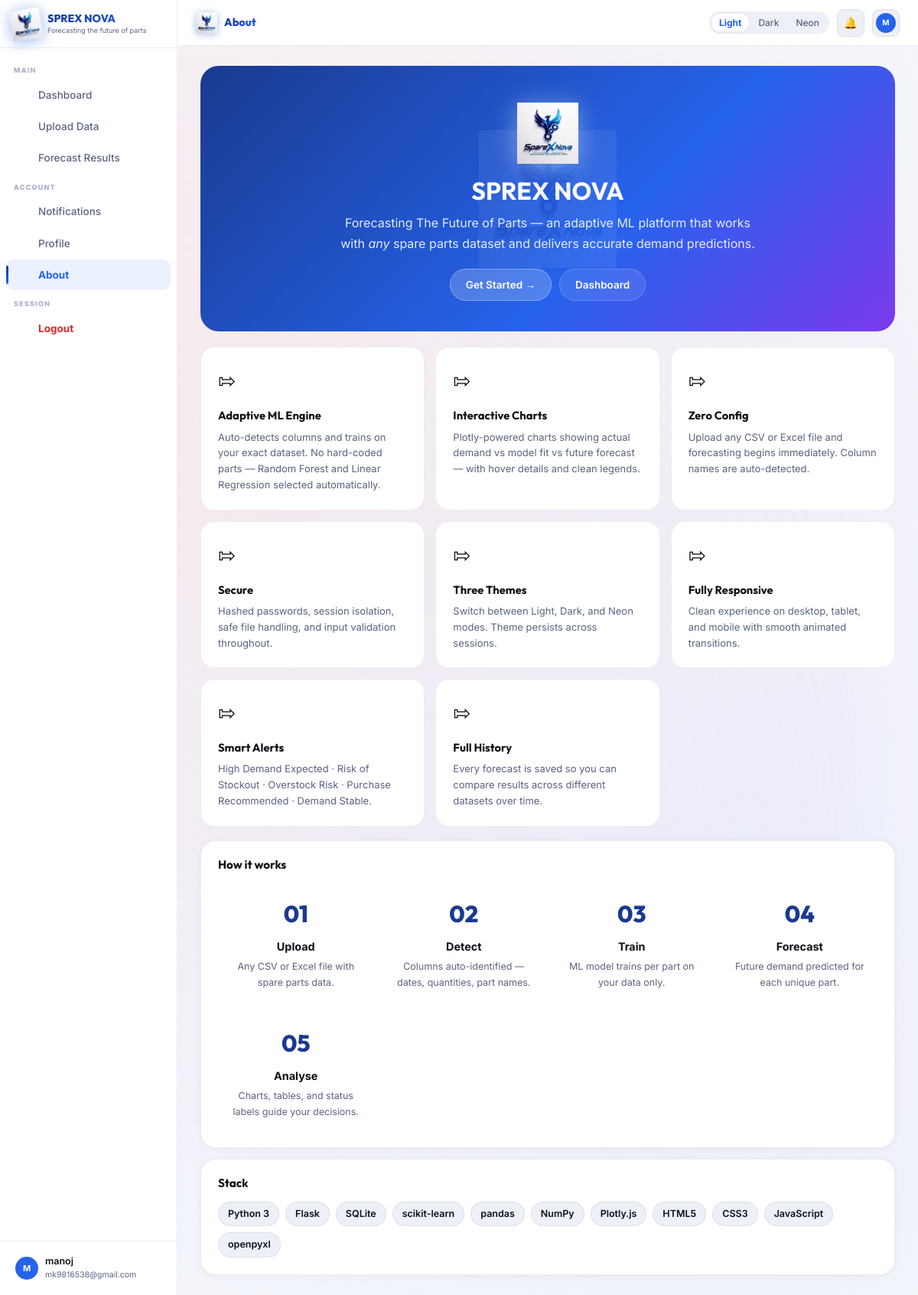
The app's page /about (signed in) with its own data.
### app.py (models this page shows)
class User(db.Model):
    id=db.Column(db.Integer,primary_key=True); name=db.Column(db.String(120),nullable=False)
    email=db.Column(db.String(200),unique=True,nullable=False); password=db.Column(db.String(256),nullable=False)
    company=db.Column(db.String(200),default=""); role=db.Column(db.String(80),default="Analyst")
    avatar_color=db.Column(db.String(20),default="#2563eb"); created_at=db.Column(db.DateTime,default=datetime.utcnow)

### app.py (the view)
@app.route("/about")
def about(): return render_template("about.html")

### app.py (called while the page is built)
def me(): return User.query.get(session["uid"]) if "uid" in session else None

@app.context_processor
def ctx():
    u=me(); uc=Notif.query.filter_by(user_id=u.id,read=False).count() if u else 0
    return dict(cu=u,nc=uc,now=datetime.utcnow())

### templates/about.html (shortened to what this page needs)
{% extends "layout.html" %}
{% block page_title %}About{% endblock %}
{% block content %}
<div class="about-hero">
  <img src="{{ url_for('static',filename='img/logo.png') }}" style="width:80px;height:80px;object-fit:contain;margin:0 auto 16px;display:block;filter:drop-shadow(0 4px 16px rgba(255,255,255,.4));animation:fadeUp .6s var(--ease) both" alt="SPREX NOVA"/>
  <h1 style="font-size:2rem;margin-bottom:10px">SPREX NOVA</h1>
  <p style="font-size:1rem;opacity:.88;max-width:560px;margin:0 auto 20px">Forecasting The Future of Parts — an adaptive ML platform that works with <em>any</em> spare parts dataset and delivers accurate demand predictions.</p>
  <div style="display:flex;gap:10px;justify-content:center;flex-wrap:wrap">
    <a href="{{ url_for('upload') }}" class="btn" style="background:rgba(255,255,255,.2);color:#fff;border:1px solid rgba(255,255,255,.3)">Get Started →</a>
    <a href="{{ url_for('dashboard') }}" class="btn" style="background:rgba(255,255,255,.1);color:#fff;border:1px solid rgba(255,255,255,.18)">Dashboard</a>
  </div>
</div>
<div class="feat-grid">
  {% for ico,title,desc in [
    ('⇰','Adaptive ML Engine','Auto-detects columns and trains on your exact dataset. No hard-coded parts — Random Forest and Linear Regression selected automatically.'),
    ('⇰','Interactive Charts','Plotly-powered charts showing actual demand vs model fit vs future forecast — with hover details and clean legends.'),
    ('⇰','Zero Config','Upload any CSV or Excel file and forecasting begins immediately. Column names are auto-detected.'),
    ('⇰','Secure','Hashed passwords, session isolation, safe file handling, and input validation throughout.'),
    ('⇰','Three Themes','Switch between Light, Dark, and Neon modes. Theme persists across sessions.'),
    ('⇰','Fully Responsive','Clean experience on desktop, tablet, and mobile with smooth animated transitions.'),
    ('⇰','Smart Alerts','High Demand Expected · Risk of Stockout · Overstock Risk · Purchase Recommended · Demand Stable.'),
    ('⇰','Full History','Every forecast is saved so you can compare results across different datasets over time.'),
  ] %}
  <div class="feat" style="animation:fadeUp .32s var(--ease) {{ loop.index0 * 0.05 }}s both">
    <div class="feat-ico">{{ ico }}</div>
    <div class="feat-t">{{ title }}</div>
    <p style="font-size:13px;color:var(--muted);line-height:1.6">{{ desc }}</p>
  </div>
</div>
<div class="card" style="margin-top:18px">
  <h2 style="font-size:.95rem;margin-bottom:16px">How it works</h2>
  <div style="display:grid;grid-template-columns:repeat(auto-fit,minmax(160px,1fr));gap:16px">
    {% for n,t,d in [('01','Upload','Any CSV or Excel file with spare parts data.'),('02','Detect','Columns auto-identified — dates, quantities, part names.'),('03','Train','ML model trains per part on your data only.'),('04','Forecast','Future demand predicted for each unique part.'),('05','Analyse','Charts, tables, and status labels guide your decisions.')] %}
    <div style="text-align:center;padding:14px">
      <div style="font-family:'Outfit',sans-serif;font-size:1.9rem;font-weight:800;color:var(--accent);margin-bottom:6px">{{ n }}</div>
      <div style="font-weight:700;margin-bottom:4px;font-size:.9rem">{{ t }}</div>
      <div style="font-size:12.5px;color:var(--muted)">{{ d }}</div>
    </div>
    {% endfor %}
  </div>
</div>
<div class="card" style="margin-top:14px">
  <h2 style="font-size:.95rem;margin-bottom:14px">Stack</h2>
  <div style="display:flex;flex-wrap:wrap;gap:8px">
    {% for t in ['Python 3','Flask','SQLite','scikit-learn','pandas','NumPy','Plotly.js','HTML5','CSS3','JavaScript','openpyxl'] %}
    <span style="background:var(--surf2);border:1px solid var(--bdr);padding:5px 12px;border-radius:100px;font-size:12.5px;font-weight:600">{{ t }}</span>
    {% endfor %}
  </div>
</div>
{% endblock %}

### templates/layout.html (shortened to what this page needs)
{% extends "base.html" %}
{% block body %}
<div class="layout">
  <nav class="sidebar">
    <div class="sb-logo">
      <img src="{{ url_for('static',filename='img/logo.png') }}" class="sb-logoimg" alt="SPREX NOVA"/>
      <div>
        <div class="sb-brand">SPREX NOVA</div>
        <div class="sb-sub">Forecasting the future of parts</div>
      </div>
    </div>
    <div class="sb-nav">
      <div class="sb-sec">Main</div>
      <a href="{{ url_for('dashboard') }}" class="sb-a {% if request.endpoint=='dashboard' %}on{% endif %}">
         Dashboard
      </a>
      <a href="{{ url_for('upload') }}" class="sb-a {% if request.endpoint=='upload' %}on{% endif %}">
         Upload Data
      </a>
      <a href="{{ url_for('results_list') }}" class="sb-a {% if request.endpoint in ['results_list','results'] %}on{% endif %}">
         Forecast Results
      </a>
      <div class="sb-sec">Account</div>
      <a href="{{ url_for('notifications') }}" class="sb-a {% if request.endpoint=='notifications' %}on{% endif %}">
         Notifications
      </a>
      <a href="{{ url_for('profile') }}" class="sb-a {% if request.endpoint=='profile' %}on{% endif %}">
         Profile
      </a>
      <a href="{{ url_for('about') }}" class="sb-a {% if request.endpoint=='about' %}on{% endif %}">
        <b>About</b>
      </a>
      <div class="sb-sec">Session</div>
      <a href="{{ url_for('logout') }}" class="sb-a" style="color:var(--red)">
         <b>Logout</b>
      </a>
    </div>
    <div class="sb-foot">
      {% if cu %}
      <a href="{{ url_for('profile') }}" class="sb-user">
        <div class="av" style="background:{{ cu.avatar_color }}">{{ cu.name[0].upper() }}</div>
        <div>
          <div class="sb-uname">{{ cu.name }}</div>
          <div class="sb-uemail">{{ cu.email }}</div>
        </div>
      </a>
      {% endif %}
    </div>
  </nav>
  <div class="main">
    <header class="topbar">
      <a href="{{ url_for('dashboard') }}" class="tb-logo">
        <img src="{{ url_for('static',filename='img/logo.png') }}" class="tb-logoimg" alt="logo"/>
        <span class="tb-title">{% block page_title %}{% endblock %}</span>
      </a>
      <div class="theme-row">
        <button class="th-btn" data-t="light"> Light</button>
        <button class="th-btn" data-t="dark"> Dark</button>
        <button class="th-btn" data-t="neon">Neon</button>
      </div>
      <a href="{{ url_for('notifications') }}" class="tb-btn" style="text-decoration:none;color:inherit;">
        🔔<span class="nb" id="nbadge" {% if nc==0 %}style="display:none"{% endif %}>{{ nc }}</span>
      </a>
      {% if cu %}
      <a href="{{ url_for('profile') }}" class="tb-btn" style="text-decoration:none;">
        <div class="av" style="background:{{ cu.avatar_color }};width:26px;height:26px;font-size:10px;">{{ cu.name[0].upper() }}</div>
      </a>
      {% endif %}
    </header>
    <main class="page">{% block content %}{% endblock %}</main>
  </div>
</div>
{% endblock %}

### records on screen
User: name "M", name "manoj", email "mk9816538@gmail.com"

### other values on screen
{{ ico }} "⇰" "⇰" "⇰" "⇰" "⇰" "⇰" "⇰" "⇰"
{{ title }} "Adaptive ML Engine" "Interactive Charts" "Zero Config" "Secure" "Three Themes" "Fully Responsive" "Smart Alerts" "Full History"
{{ desc }} "Auto-detects columns and trains on your exact dataset. No hard-coded parts — Random Forest and Linear Regression selected automatically." "Plotly-powered charts showing actual demand vs model fit vs future forecast — with hover details and clean legends." "Upload any CSV or Excel file and forecasting begins immediately. Column names are auto-detected." "Hashed passwords, session isolation, safe file handling, and input validation throughout." "Switch between Light, Dark, and Neon modes. Theme persists across sessions." "Clean experience on desktop, tablet, and mobile with smooth animated transitions." "High Demand Expected · Risk of Stockout · Overstock Risk · Purchase Recommended · Demand Stable." "Every forecast is saved so you can compare results across different datasets over time."
{{ n }} "01" "02" "03" "04" "05"
{{ t }} "Upload" "Detect" "Train" "Forecast" "Analyse"
{{ d }} "Any CSV or Excel file with spare parts data." "Columns auto-identified — dates, quantities, part names." "ML model trains per part on your data only." "Future demand predicted for each unique part." "Charts, tables, and status labels guide your decisions."
{{ t }} "Python 3" "Flask" "SQLite" "scikit-learn" "pandas" "NumPy" "Plotly.js" "HTML5" "CSS3" "JavaScript" "openpyxl"
